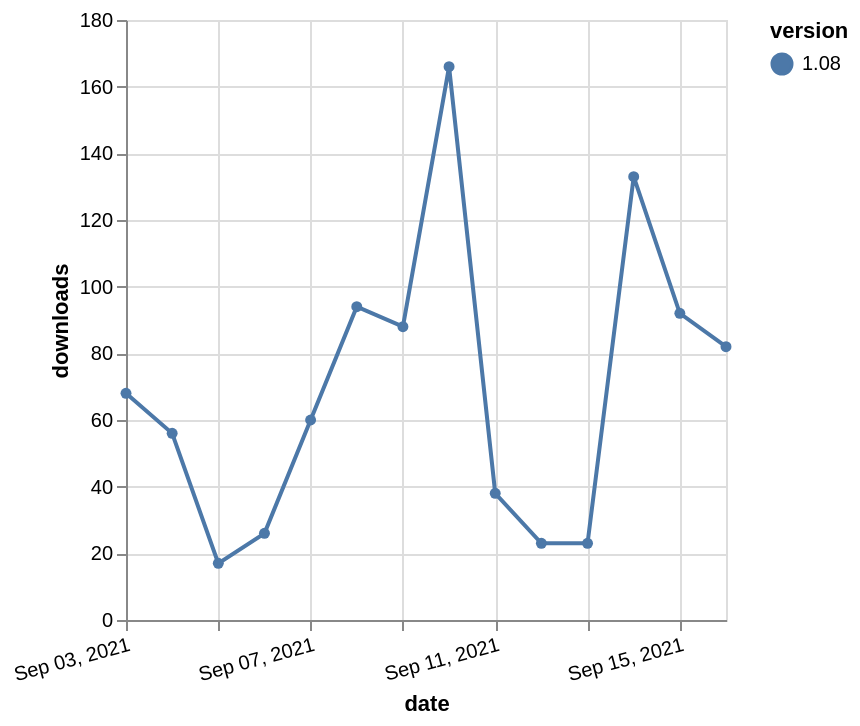

Write the Vega-Lite specification saved for this chart.
### Vega-Lite specification from a JSON file in a GitHub repository (floating-point values rounded to 4 significant figures)
{"$schema": "https://vega.github.io/schema/vega-lite/v5.json", "description": "A simple bar chart with embedded data.", "data": {"values": [{"date": "2021-09-03", "total": 96542, "delta": 68, "version": "1.08"}, {"date": "2021-09-04", "total": 96598, "delta": 56, "version": "1.08"}, {"date": "2021-09-05", "total": 96615, "delta": 17, "version": "1.08"}, {"date": "2021-09-06", "total": 96641, "delta": 26, "version": "1.08"}, {"date": "2021-09-07", "total": 96701, "delta": 60, "version": "1.08"}, {"date": "2021-09-08", "total": 96795, "delta": 94, "version": "1.08"}, {"date": "2021-09-09", "total": 96883, "delta": 88, "version": "1.08"}, {"date": "2021-09-10", "total": 97049, "delta": 166, "version": "1.08"}, {"date": "2021-09-11", "total": 97087, "delta": 38, "version": "1.08"}, {"date": "2021-09-12", "total": 97110, "delta": 23, "version": "1.08"}, {"date": "2021-09-13", "total": 97133, "delta": 23, "version": "1.08"}, {"date": "2021-09-14", "total": 97266, "delta": 133, "version": "1.08"}, {"date": "2021-09-15", "total": 97358, "delta": 92, "version": "1.08"}, {"date": "2021-09-16", "total": 97440, "delta": 82, "version": "1.08"}]}, "width": "container", "mark": {"type": "line", "point": {"filled": true}}, "encoding": {"x": {"field": "date", "type": "temporal", "timeUnit": "yearmonthdate", "title": "date", "axis": {"labelAngle": -15}}, "y": {"field": "delta", "type": "quantitative", "title": "downloads"}, "color": {"field": "version", "type": "nominal"}, "tooltip": {"field": "delta"}}}
